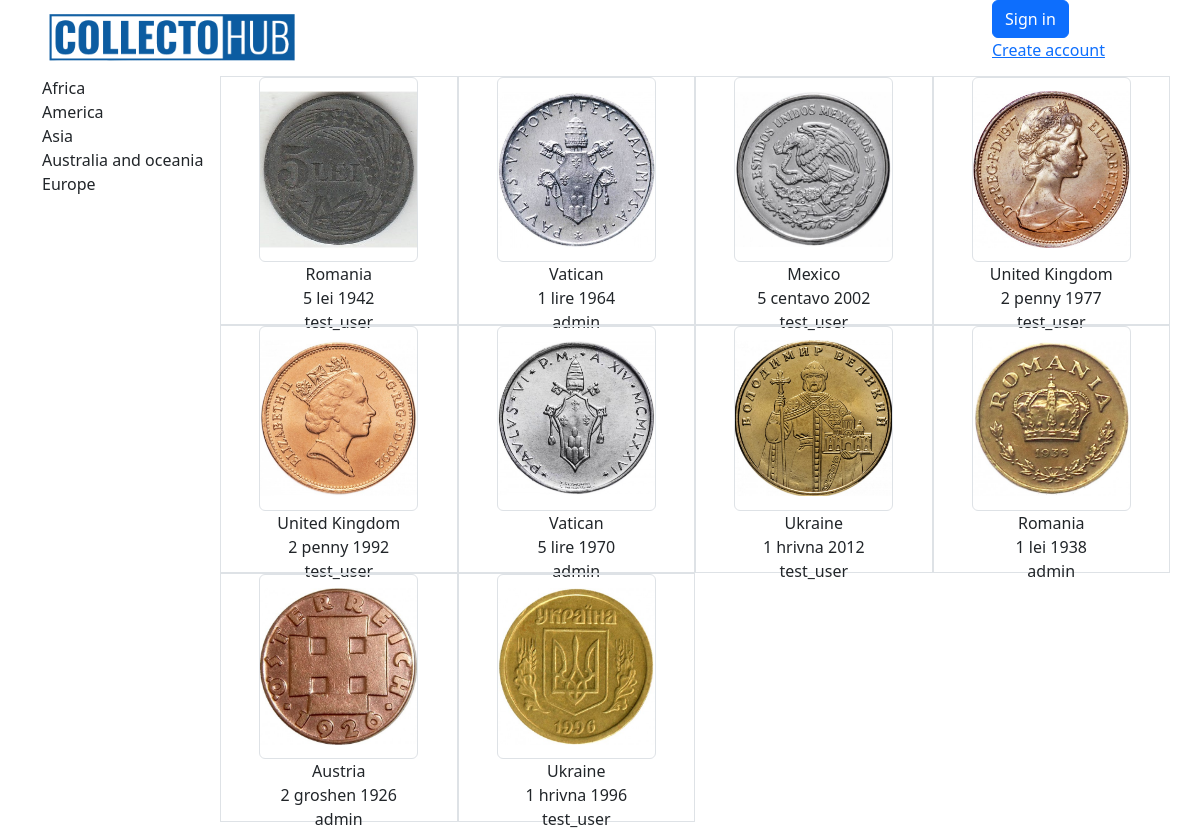
The app's page /, older data.
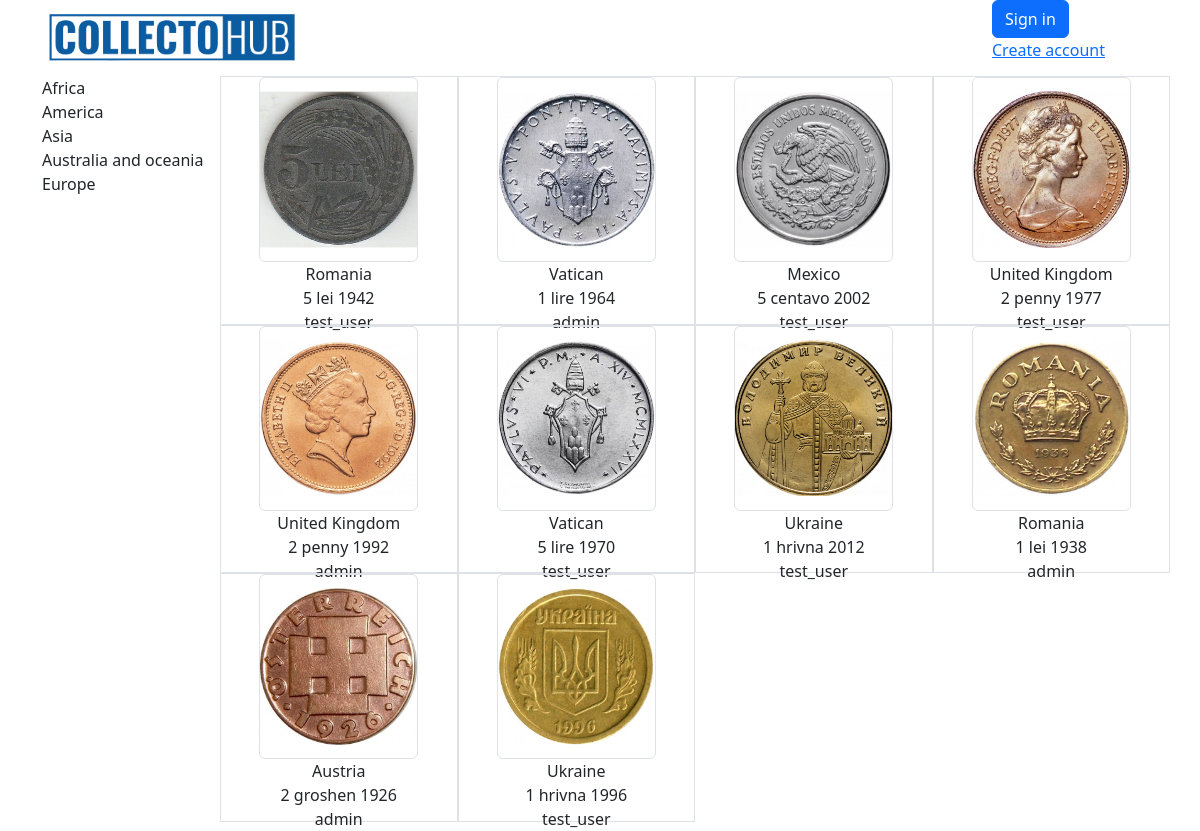
The same page, newer data.
### coins/models.py (models this page shows, shortened)
class Continent(models.Model):
    name = models.CharField(max_length=150, unique=True)
    class Meta:
        verbose_name = "Continent"
        verbose_name_plural = "Continents"
    def __str__(self):
        return self.name

class Coin(models.Model):
    img_front = models.ImageField(upload_to='products_image', blank=True)
    img_back = models.ImageField(upload_to='products_image', blank=True)
    img_add_1 = models.ImageField(upload_to='products_image', blank=True)
    img_add_2 = models.ImageField(upload_to='products_image', blank=True)
    country = models.ForeignKey(Country, on_delete=models.CASCADE, related_name='coins')  # Reference to Country
    denomination = models.CharField(max_length=150)  # Denomination
    year = models.IntegerField()  # Year
    material = models.CharField(max_length=15, blank=True, choices=material_choices)  # Material
    safety = models.CharField(max_length=2, blank=True, choices=safety_choices)  # Optional field for admin use
    weight = models.FloatField(blank=True, null=True)  # Weight
    diameter = models.FloatField(blank=True, null=True)  # Diameter
    thickness = models.FloatField(blank=True, null=True)  # Thickness
    circulation = models.IntegerField(blank=True, null=True)  # Circulation
    owner = models.ForeignKey(User, on_delete=models.CASCADE, related_name='coins')
    box = models.ForeignKey('Box', on_delete=models.SET_NULL, blank=True, null=True, related_name='coins')
    class Meta:
        verbose_name = 'Coin'
        verbose_name_plural = 'Coins'

class Country(models.Model):
    name = models.CharField(max_length=150, unique=True)
    continent = models.ForeignKey(Continent, on_delete=models.CASCADE, related_name="countries")
    class Meta:
        verbose_name = "Country"
        verbose_name_plural = "Countries"
    def __str__(self):
        return self.name

### coins/views.py (the view)
# urls.py: path('', views.IndexView.as_view(), name='index'),
class IndexView(TemplateView):
    template_name = 'coins/index.html'
    extra_context = {
        "coin_list": Coin.objects.order_by('?'),
        "continent_list": Continent.objects.order_by("name"),
    }

### coins/templates/coins/index.html (shortened to what this page needs)
{% extends 'coins/base.html' %}
{% block content %}
    <div class="row">
        <div class="col-2">
            {% for continent in continent_list %}
                <div>
                    {{ continent }}
                </div>
            {% endfor %}
        </div>
        <div class="col-10">
            <div class="row">
                {% for coin in coin_list %}
                <div class="col-3 text-center border ">
                    <a href="{% url 'coins:coin-detail' pk=coin.id %}">
                        <img src="{{ coin.img_front.url }}" alt="coin" class="w-75 h-75 object-fit-contain border rounded">
                    </a>
                    <p>
                        {{ coin.country }}
                        <br>
                        {{ coin.denomination }} {{ coin.year }}
                        <br>
                        {{ coin.owner}}
                    </p>
                </div>
                {% endfor %}
            </div>
        </div>
    </div>
{% endblock %}

### coins/templates/coins/base.html (shortened to what this page needs)
<!DOCTYPE html>
{% load static %}
<html lang="en">
<head>
    <link href="https://cdn.jsdelivr.net/npm/bootstrap@5.3.3/dist/css/bootstrap.min.css" rel="stylesheet">
    <link rel="stylesheet" href="https://cdnjs.cloudflare.com/ajax/libs/font-awesome/6.6.0/css/all.min.css">
</head>
<body>
    <div class="container">
        <div class="row justify-content-between">
            <div class="col-3">
                <a href="{% url 'coins:index'%}">
                    <img class="w-100 h-100" src="{% static 'coins/img/coins.png' %}" alt="logo">
                </a>
            </div>
            <div class="col-2">
                {% if user.is_authenticated %}
                    {{ user }}
                    <img class="w-25" src="{{ user.profile.user_pic.url }}" alt="logo">
                    <br>
                    <a href="{% url 'coins:sign-out' %}">
                        sign out
                    </a>
                    {% if user.is_staff %}
                    <br>
                    <a href="/admin/" target="_blank">
                        admin panel
                    </a>
                    {% endif %}
                    {% if user.profile.has_offers_under_consideration %}
                    <br>
                        <a href="{% url 'coins:user-offers' %}"> You have offers to consider </a>
                    {% endif %}
                {% else %}
                    <button type="button" class="btn btn-primary" data-bs-toggle="modal" data-bs-target="#modal-login">
                        Sign in
                    </button>
                    <br>
                    <a href="{% url 'coins:create-account-page' %}"> Create account </a>
                {% endif %}
            </div>
        </div>
        {% block content %}{% endblock %}
    </div>
</body>
</html>

Row changes from the older to the newer data that the page shows:
changed Coin (number 5 of 10 on the later page): owner "test_user" → "admin"
changed Coin "5 lire": owner "admin" → "test_user"
